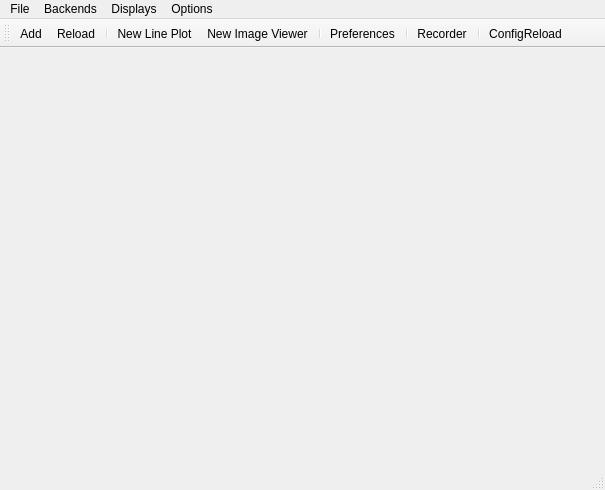
<?xml version="1.0" encoding="UTF-8"?>
<ui version="4.0">
 <class>MainWindow</class>
 <widget class="QMainWindow" name="MainWindow">
  <property name="geometry">
   <rect>
    <x>0</x>
    <y>0</y>
    <width>605</width>
    <height>490</height>
   </rect>
  </property>
  <property name="windowTitle">
   <string>Hummingbird</string>
  </property>
  <widget class="QWidget" name="centralwidget">
   <layout class="QVBoxLayout" name="verticalLayout">
    <item>
     <widget class="QStackedWidget" name="stackedWidget">
      <property name="currentIndex">
       <number>0</number>
      </property>
      <widget class="PlotDataTable" name="plotdata_widget"/>
      <widget class="QWidget" name="page"/>
     </widget>
    </item>
   </layout>
  </widget>
  <widget class="QMenuBar" name="menubar">
   <property name="geometry">
    <rect>
     <x>0</x>
     <y>0</y>
     <width>605</width>
     <height>22</height>
    </rect>
   </property>
   <widget class="QMenu" name="_backends_menu">
    <property name="title">
     <string>Backends</string>
    </property>
    <addaction name="_add_backend_action"/>
    <addaction name="_reload_backend_action"/>
    <addaction name="separator"/>
   </widget>
   <widget class="QMenu" name="_displays_menu">
    <property name="title">
     <string>Displays</string>
    </property>
    <addaction name="_new_plot_action"/>
    <addaction name="_new_image_action"/>
   </widget>
   <widget class="QMenu" name="_options_menu">
    <property name="title">
     <string>Options</string>
    </property>
    <addaction name="_preferences_action"/>
   </widget>
   <widget class="QMenu" name="menuFile">
    <property name="title">
     <string>File</string>
    </property>
    <addaction name="actionSave_Settings_As"/>
    <addaction name="actionLoad_Settings"/>
   </widget>
   <addaction name="menuFile"/>
   <addaction name="_backends_menu"/>
   <addaction name="_displays_menu"/>
   <addaction name="_options_menu"/>
  </widget>
  <widget class="QStatusBar" name="statusbar"/>
  <widget class="QToolBar" name="toolBar">
   <property name="windowTitle">
    <string>toolBar</string>
   </property>
   <attribute name="toolBarArea">
    <enum>TopToolBarArea</enum>
   </attribute>
   <attribute name="toolBarBreak">
    <bool>false</bool>
   </attribute>
   <addaction name="_add_backend_action"/>
   <addaction name="_reload_backend_action"/>
   <addaction name="separator"/>
   <addaction name="_new_plot_action"/>
   <addaction name="_new_image_action"/>
   <addaction name="separator"/>
   <addaction name="_preferences_action"/>
   <addaction name="separator"/>
   <addaction name="_recorder_action"/>
   <addaction name="separator"/>
   <addaction name="_config_reloader_action"/>
  </widget>
  <action name="_add_backend_action">
   <property name="icon">
    <iconset resource="../images/resources.qrc">
     <normaloff>:/svg_icons/add_backend.svg</normaloff>:/svg_icons/add_backend.svg</iconset>
   </property>
   <property name="text">
    <string>Add</string>
   </property>
   <property name="toolTip">
    <string>Add Backend</string>
   </property>
  </action>
  <action name="_reload_backend_action">
   <property name="icon">
    <iconset resource="../images/resources.qrc">
     <normaloff>:/svg_icons/reload_backend.svg</normaloff>
     <normalon>:/svg_icons/reload_backend_pressed.svg</normalon>:/svg_icons/reload_backend.svg</iconset>
   </property>
   <property name="text">
    <string>Reload</string>
   </property>
   <property name="toolTip">
    <string>Reload Backends</string>
   </property>
  </action>
  <action name="_new_plot_action">
   <property name="icon">
    <iconset resource="../images/resources.qrc">
     <normaloff>:/svg_icons/add_line_plot.svg</normaloff>:/svg_icons/add_line_plot.svg</iconset>
   </property>
   <property name="text">
    <string>New Line Plot</string>
   </property>
  </action>
  <action name="_new_image_action">
   <property name="icon">
    <iconset resource="../images/resources.qrc">
     <normaloff>:/svg_icons/add_image_plot.svg</normaloff>:/svg_icons/add_image_plot.svg</iconset>
   </property>
   <property name="text">
    <string>New Image Viewer</string>
   </property>
  </action>
  <action name="_preferences_action">
   <property name="icon">
    <iconset resource="../images/resources.qrc">
     <normaloff>:/svg_icons/settings.svg</normaloff>:/svg_icons/settings.svg</iconset>
   </property>
   <property name="text">
    <string>Preferences</string>
   </property>
  </action>
  <action name="actionSave_Settings_As">
   <property name="text">
    <string>Save Settings As...</string>
   </property>
  </action>
  <action name="actionLoad_Settings">
   <property name="text">
    <string>Load Settings</string>
   </property>
  </action>
  <action name="_recorder_action">
   <property name="checkable">
    <bool>true</bool>
   </property>
   <property name="icon">
    <iconset resource="../images/resources.qrc">
     <normaloff>:/svg_icons/recorder_red.svg</normaloff>:/svg_icons/recorder_red.svg</iconset>
   </property>
   <property name="text">
    <string>Recorder</string>
   </property>
   <property name="toolTip">
    <string>Recorder On/Off</string>
   </property>
  </action>
  <action name="_config_reloader_action">
   <property name="icon">
    <iconset resource="../images/resources.qrc">
     <normaloff>:/svg_icons/reload_config.svg</normaloff>:/svg_icons/reload_config.svg</iconset>
   </property>
   <property name="text">
    <string>ConfigReload</string>
   </property>
   <property name="toolTip">
    <string>Reloading configuration</string>
   </property>
  </action>
 </widget>
 <customwidgets>
  <customwidget>
   <class>PlotDataTable</class>
   <extends>QWidget</extends>
   <header>hummingbird.interface.ui.plotdata_table</header>
   <container>1</container>
  </customwidget>
 </customwidgets>
 <resources>
  <include location="../images/resources.qrc"/>
 </resources>
 <connections>
  <connection>
   <sender>_add_backend_action</sender>
   <signal>triggered()</signal>
   <receiver>MainWindow</receiver>
   <slot>_add_backend_triggered()</slot>
   <hints>
    <hint type="sourcelabel">
     <x>-1</x>
     <y>-1</y>
    </hint>
    <hint type="destinationlabel">
     <x>302</x>
     <y>244</y>
    </hint>
   </hints>
  </connection>
  <connection>
   <sender>_new_image_action</sender>
   <signal>triggered()</signal>
   <receiver>MainWindow</receiver>
   <slot>_new_display_triggered()</slot>
   <hints>
    <hint type="sourcelabel">
     <x>-1</x>
     <y>-1</y>
    </hint>
    <hint type="destinationlabel">
     <x>302</x>
     <y>244</y>
    </hint>
   </hints>
  </connection>
  <connection>
   <sender>_new_plot_action</sender>
   <signal>triggered()</signal>
   <receiver>MainWindow</receiver>
   <slot>_new_display_triggered()</slot>
   <hints>
    <hint type="sourcelabel">
     <x>-1</x>
     <y>-1</y>
    </hint>
    <hint type="destinationlabel">
     <x>302</x>
     <y>244</y>
    </hint>
   </hints>
  </connection>
  <connection>
   <sender>_reload_backend_action</sender>
   <signal>triggered()</signal>
   <receiver>MainWindow</receiver>
   <slot>_reload_backend_triggered()</slot>
   <hints>
    <hint type="sourcelabel">
     <x>-1</x>
     <y>-1</y>
    </hint>
    <hint type="destinationlabel">
     <x>302</x>
     <y>244</y>
    </hint>
   </hints>
  </connection>
  <connection>
   <sender>_preferences_action</sender>
   <signal>triggered()</signal>
   <receiver>MainWindow</receiver>
   <slot>_preferences_clicked()</slot>
   <hints>
    <hint type="sourcelabel">
     <x>-1</x>
     <y>-1</y>
    </hint>
    <hint type="destinationlabel">
     <x>302</x>
     <y>244</y>
    </hint>
   </hints>
  </connection>
  <connection>
   <sender>actionSave_Settings_As</sender>
   <signal>triggered()</signal>
   <receiver>MainWindow</receiver>
   <slot>_on_save_settings_triggered()</slot>
   <hints>
    <hint type="sourcelabel">
     <x>-1</x>
     <y>-1</y>
    </hint>
    <hint type="destinationlabel">
     <x>302</x>
     <y>244</y>
    </hint>
   </hints>
  </connection>
  <connection>
   <sender>actionLoad_Settings</sender>
   <signal>triggered()</signal>
   <receiver>MainWindow</receiver>
   <slot>_on_load_settings_triggered()</slot>
   <hints>
    <hint type="sourcelabel">
     <x>-1</x>
     <y>-1</y>
    </hint>
    <hint type="destinationlabel">
     <x>302</x>
     <y>244</y>
    </hint>
   </hints>
  </connection>
  <connection>
   <sender>_recorder_action</sender>
   <signal>triggered(bool)</signal>
   <receiver>MainWindow</receiver>
   <slot>_recorder_toggled(bool)</slot>
   <hints>
    <hint type="sourcelabel">
     <x>-1</x>
     <y>-1</y>
    </hint>
    <hint type="destinationlabel">
     <x>302</x>
     <y>244</y>
    </hint>
   </hints>
  </connection>
  <connection>
   <sender>_config_reloader_action</sender>
   <signal>triggered()</signal>
   <receiver>MainWindow</receiver>
   <slot>_reload_configuration_triggered()</slot>
   <hints>
    <hint type="sourcelabel">
     <x>-1</x>
     <y>-1</y>
    </hint>
    <hint type="destinationlabel">
     <x>302</x>
     <y>244</y>
    </hint>
   </hints>
  </connection>
 </connections>
 <slots>
  <slot>_add_backend_triggered()</slot>
  <slot>_reload_backend_triggered()</slot>
  <slot>_new_display_triggered()</slot>
  <slot>_preferences_clicked()</slot>
  <slot>_on_save_settings_triggered()</slot>
  <slot>_on_load_settings_triggered()</slot>
  <slot>_recorder_toggled(bool)</slot>
  <slot>_reload_configuration_triggered()</slot>
 </slots>
</ui>
